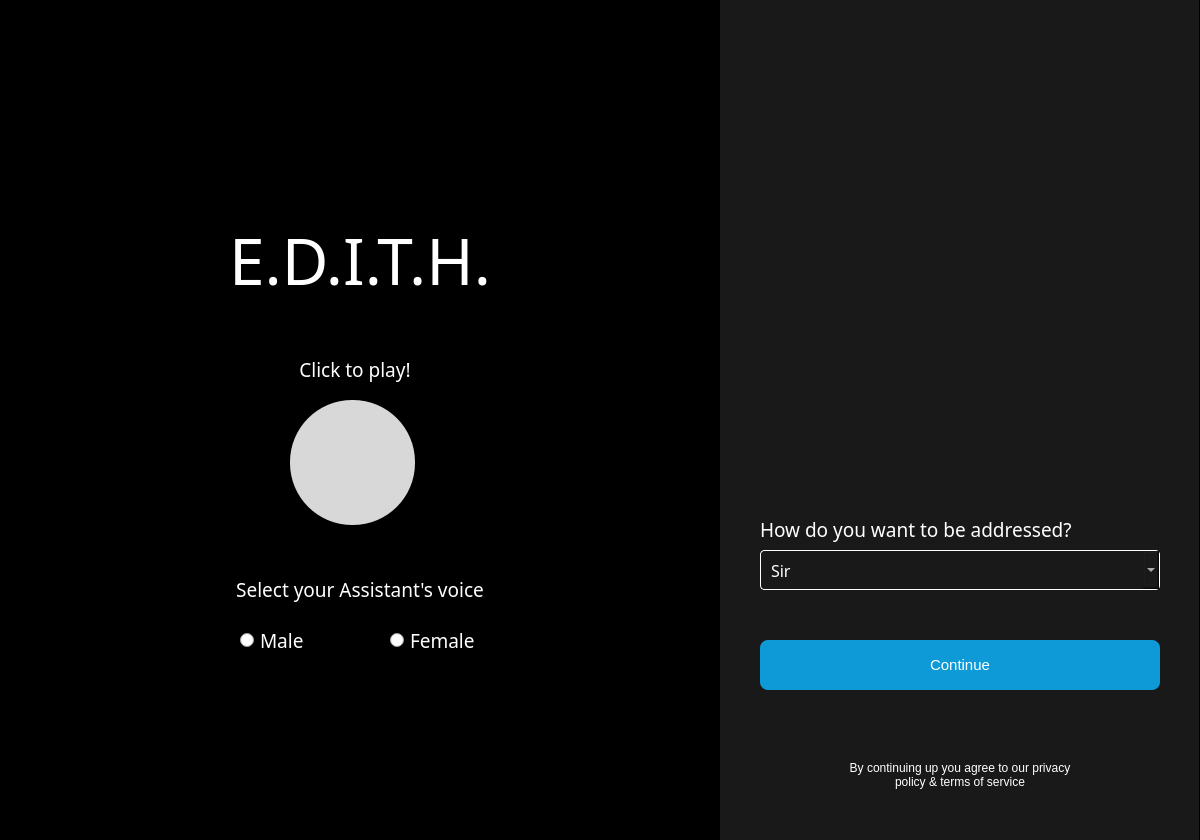
<?xml version="1.0" encoding="UTF-8"?>
<ui version="4.0">
 <class>Login</class>
 <widget class="QDialog" name="Login">
  <property name="enabled">
   <bool>true</bool>
  </property>
  <property name="geometry">
   <rect>
    <x>0</x>
    <y>0</y>
    <width>1200</width>
    <height>840</height>
   </rect>
  </property>
  <property name="windowTitle">
   <string>Welcome to E.D.I.T.H.</string>
  </property>
  <property name="styleSheet">
   <string notr="true">background-color: rgb(0, 0, 0);</string>
  </property>
  <widget class="QPushButton" name="continueButton">
   <property name="geometry">
    <rect>
     <x>760</x>
     <y>640</y>
     <width>400</width>
     <height>50</height>
    </rect>
   </property>
   <property name="font">
    <font>
     <family>MS Sans Serif</family>
     <pointsize>11</pointsize>
     <weight>50</weight>
     <bold>false</bold>
    </font>
   </property>
   <property name="cursor">
    <cursorShape>PointingHandCursor</cursorShape>
   </property>
   <property name="styleSheet">
    <string notr="true">background: #0d9ad6; color: white; border-radius: 8;</string>
   </property>
   <property name="text">
    <string>Continue</string>
   </property>
  </widget>
  <widget class="QLabel" name="termsLabel">
   <property name="geometry">
    <rect>
     <x>840</x>
     <y>750</y>
     <width>240</width>
     <height>50</height>
    </rect>
   </property>
   <property name="font">
    <font>
     <family>MS Sans Serif</family>
     <pointsize>9</pointsize>
    </font>
   </property>
   <property name="mouseTracking">
    <bool>true</bool>
   </property>
   <property name="focusPolicy">
    <enum>Qt::TabFocus</enum>
   </property>
   <property name="contextMenuPolicy">
    <enum>Qt::DefaultContextMenu</enum>
   </property>
   <property name="acceptDrops">
    <bool>false</bool>
   </property>
   <property name="layoutDirection">
    <enum>Qt::LeftToRight</enum>
   </property>
   <property name="autoFillBackground">
    <bool>false</bool>
   </property>
   <property name="styleSheet">
    <string notr="true">color: white; background: none;</string>
   </property>
   <property name="frameShape">
    <enum>QFrame::NoFrame</enum>
   </property>
   <property name="frameShadow">
    <enum>QFrame::Plain</enum>
   </property>
   <property name="text">
    <string>By continuing up you agree to our privacy policy &amp; terms of service</string>
   </property>
   <property name="textFormat">
    <enum>Qt::RichText</enum>
   </property>
   <property name="alignment">
    <set>Qt::AlignCenter</set>
   </property>
   <property name="wordWrap">
    <bool>true</bool>
   </property>
  </widget>
  <widget class="QLabel" name="edithLabel">
   <property name="geometry">
    <rect>
     <x>160</x>
     <y>210</y>
     <width>400</width>
     <height>100</height>
    </rect>
   </property>
   <property name="font">
    <font>
     <family>Bradley Hand ITC</family>
     <pointsize>48</pointsize>
    </font>
   </property>
   <property name="styleSheet">
    <string notr="true">color: white; background: none;</string>
   </property>
   <property name="frameShape">
    <enum>QFrame::NoFrame</enum>
   </property>
   <property name="frameShadow">
    <enum>QFrame::Plain</enum>
   </property>
   <property name="text">
    <string>E.D.I.T.H.</string>
   </property>
   <property name="alignment">
    <set>Qt::AlignCenter</set>
   </property>
   <property name="wordWrap">
    <bool>false</bool>
   </property>
  </widget>
  <widget class="QLabel" name="rightBackground">
   <property name="geometry">
    <rect>
     <x>719</x>
     <y>0</y>
     <width>480</width>
     <height>840</height>
    </rect>
   </property>
   <property name="styleSheet">
    <string notr="true">background-color: rgb(25, 25, 25);</string>
   </property>
   <property name="text">
    <string/>
   </property>
   <property name="textFormat">
    <enum>Qt::RichText</enum>
   </property>
   <property name="scaledContents">
    <bool>true</bool>
   </property>
  </widget>
  <widget class="QLabel" name="leftBackground">
   <property name="geometry">
    <rect>
     <x>0</x>
     <y>0</y>
     <width>720</width>
     <height>840</height>
    </rect>
   </property>
   <property name="text">
    <string/>
   </property>
   <property name="textFormat">
    <enum>Qt::RichText</enum>
   </property>
   <property name="pixmap">
    <pixmap resource="image.qrc">:/images/signup-background.png</pixmap>
   </property>
   <property name="scaledContents">
    <bool>false</bool>
   </property>
   <property name="alignment">
    <set>Qt::AlignLeading|Qt::AlignLeft|Qt::AlignVCenter</set>
   </property>
  </widget>
  <widget class="QLabel" name="errorLabel">
   <property name="geometry">
    <rect>
     <x>760</x>
     <y>550</y>
     <width>400</width>
     <height>30</height>
    </rect>
   </property>
   <property name="font">
    <font>
     <family>Calibri Light</family>
     <pointsize>11</pointsize>
     <weight>50</weight>
     <bold>false</bold>
    </font>
   </property>
   <property name="styleSheet">
    <string notr="true">color: red; background: none;</string>
   </property>
   <property name="frameShape">
    <enum>QFrame::NoFrame</enum>
   </property>
   <property name="frameShadow">
    <enum>QFrame::Plain</enum>
   </property>
   <property name="text">
    <string/>
   </property>
   <property name="wordWrap">
    <bool>false</bool>
   </property>
  </widget>
  <widget class="QRadioButton" name="radioButtonM">
   <property name="geometry">
    <rect>
     <x>240</x>
     <y>620</y>
     <width>100</width>
     <height>40</height>
    </rect>
   </property>
   <property name="font">
    <font>
     <family>Calibri Light</family>
     <pointsize>14</pointsize>
    </font>
   </property>
   <property name="cursor">
    <cursorShape>PointingHandCursor</cursorShape>
   </property>
   <property name="styleSheet">
    <string notr="true">background-color: none;
color: rgb(255, 255, 255);</string>
   </property>
   <property name="text">
    <string>Male</string>
   </property>
  </widget>
  <widget class="QRadioButton" name="radioButtonF">
   <property name="geometry">
    <rect>
     <x>390</x>
     <y>620</y>
     <width>100</width>
     <height>40</height>
    </rect>
   </property>
   <property name="font">
    <font>
     <family>Calibri Light</family>
     <pointsize>14</pointsize>
    </font>
   </property>
   <property name="cursor">
    <cursorShape>PointingHandCursor</cursorShape>
   </property>
   <property name="layoutDirection">
    <enum>Qt::LeftToRight</enum>
   </property>
   <property name="styleSheet">
    <string notr="true">background-color: none;
color: rgb(255, 255, 255);</string>
   </property>
   <property name="text">
    <string>Female</string>
   </property>
  </widget>
  <widget class="QPushButton" name="playButton">
   <property name="geometry">
    <rect>
     <x>290</x>
     <y>400</y>
     <width>125</width>
     <height>125</height>
    </rect>
   </property>
   <property name="font">
    <font>
     <family>MS Sans Serif</family>
     <pointsize>11</pointsize>
     <weight>50</weight>
     <bold>false</bold>
    </font>
   </property>
   <property name="cursor">
    <cursorShape>PointingHandCursor</cursorShape>
   </property>
   <property name="styleSheet">
    <string notr="true">border:none;
border-radius: 62px;
background-color: rgba(255, 255, 255, 0.85);
border-image: url(:/images/speaker-icon.png) 0 0 0 0 stretch stretch;
padding:20px;

</string>
   </property>
   <property name="text">
    <string/>
   </property>
   <property name="autoDefault">
    <bool>true</bool>
   </property>
   <property name="default">
    <bool>false</bool>
   </property>
  </widget>
  <widget class="QLabel" name="selectLabel">
   <property name="geometry">
    <rect>
     <x>190</x>
     <y>570</y>
     <width>340</width>
     <height>40</height>
    </rect>
   </property>
   <property name="font">
    <font>
     <family>Calibri Light</family>
     <pointsize>14</pointsize>
    </font>
   </property>
   <property name="mouseTracking">
    <bool>true</bool>
   </property>
   <property name="focusPolicy">
    <enum>Qt::TabFocus</enum>
   </property>
   <property name="contextMenuPolicy">
    <enum>Qt::DefaultContextMenu</enum>
   </property>
   <property name="acceptDrops">
    <bool>false</bool>
   </property>
   <property name="layoutDirection">
    <enum>Qt::LeftToRight</enum>
   </property>
   <property name="autoFillBackground">
    <bool>false</bool>
   </property>
   <property name="styleSheet">
    <string notr="true">color: white; background: none;</string>
   </property>
   <property name="frameShape">
    <enum>QFrame::NoFrame</enum>
   </property>
   <property name="frameShadow">
    <enum>QFrame::Plain</enum>
   </property>
   <property name="text">
    <string>Select your Assistant's voice</string>
   </property>
   <property name="textFormat">
    <enum>Qt::RichText</enum>
   </property>
   <property name="alignment">
    <set>Qt::AlignCenter</set>
   </property>
   <property name="wordWrap">
    <bool>true</bool>
   </property>
  </widget>
  <widget class="QComboBox" name="comboBox">
   <property name="geometry">
    <rect>
     <x>760</x>
     <y>550</y>
     <width>400</width>
     <height>40</height>
    </rect>
   </property>
   <property name="font">
    <font>
     <family>Calibri Light</family>
     <pointsize>12</pointsize>
    </font>
   </property>
   <property name="cursor">
    <cursorShape>PointingHandCursor</cursorShape>
   </property>
   <property name="styleSheet">
    <string notr="true">QComboBox{
background-color: rgb(25, 25, 25);
color: white; 
border: 1px solid #ffffff;
border-radius: 4;
padding-left: 10px;
}

QComboBox:hover{
border: 2px solid #0d9ad6;
}

QComboBox QAbstractItemView {
background-color: rgb(25, 25, 25);
border: 2px solid #0d9ad6;
outline: none;
color: white;
selection-background-color: #0d9ad6;
}</string>
   </property>
   <item>
    <property name="text">
     <string>Sir</string>
    </property>
   </item>
   <item>
    <property name="text">
     <string>Ma'am</string>
    </property>
   </item>
   <item>
    <property name="text">
     <string>Boss</string>
    </property>
   </item>
  </widget>
  <widget class="QLabel" name="addressLabel">
   <property name="geometry">
    <rect>
     <x>760</x>
     <y>510</y>
     <width>400</width>
     <height>40</height>
    </rect>
   </property>
   <property name="font">
    <font>
     <family>Calibri Light</family>
     <pointsize>14</pointsize>
    </font>
   </property>
   <property name="mouseTracking">
    <bool>true</bool>
   </property>
   <property name="focusPolicy">
    <enum>Qt::TabFocus</enum>
   </property>
   <property name="contextMenuPolicy">
    <enum>Qt::DefaultContextMenu</enum>
   </property>
   <property name="acceptDrops">
    <bool>false</bool>
   </property>
   <property name="layoutDirection">
    <enum>Qt::LeftToRight</enum>
   </property>
   <property name="autoFillBackground">
    <bool>false</bool>
   </property>
   <property name="styleSheet">
    <string notr="true">color: white; background: none;</string>
   </property>
   <property name="frameShape">
    <enum>QFrame::NoFrame</enum>
   </property>
   <property name="frameShadow">
    <enum>QFrame::Plain</enum>
   </property>
   <property name="text">
    <string>How do you want to be addressed?</string>
   </property>
   <property name="textFormat">
    <enum>Qt::RichText</enum>
   </property>
   <property name="alignment">
    <set>Qt::AlignLeading|Qt::AlignLeft|Qt::AlignVCenter</set>
   </property>
   <property name="wordWrap">
    <bool>true</bool>
   </property>
  </widget>
  <widget class="QLabel" name="selectLabel_2">
   <property name="geometry">
    <rect>
     <x>230</x>
     <y>350</y>
     <width>250</width>
     <height>40</height>
    </rect>
   </property>
   <property name="font">
    <font>
     <family>Calibri Light</family>
     <pointsize>14</pointsize>
    </font>
   </property>
   <property name="mouseTracking">
    <bool>true</bool>
   </property>
   <property name="focusPolicy">
    <enum>Qt::TabFocus</enum>
   </property>
   <property name="contextMenuPolicy">
    <enum>Qt::DefaultContextMenu</enum>
   </property>
   <property name="acceptDrops">
    <bool>false</bool>
   </property>
   <property name="layoutDirection">
    <enum>Qt::LeftToRight</enum>
   </property>
   <property name="autoFillBackground">
    <bool>false</bool>
   </property>
   <property name="styleSheet">
    <string notr="true">color: white; background: none;</string>
   </property>
   <property name="frameShape">
    <enum>QFrame::NoFrame</enum>
   </property>
   <property name="frameShadow">
    <enum>QFrame::Plain</enum>
   </property>
   <property name="text">
    <string>Click to play!</string>
   </property>
   <property name="textFormat">
    <enum>Qt::RichText</enum>
   </property>
   <property name="alignment">
    <set>Qt::AlignCenter</set>
   </property>
   <property name="wordWrap">
    <bool>true</bool>
   </property>
  </widget>
  <zorder>rightBackground</zorder>
  <zorder>continueButton</zorder>
  <zorder>termsLabel</zorder>
  <zorder>leftBackground</zorder>
  <zorder>edithLabel</zorder>
  <zorder>errorLabel</zorder>
  <zorder>radioButtonM</zorder>
  <zorder>radioButtonF</zorder>
  <zorder>playButton</zorder>
  <zorder>selectLabel</zorder>
  <zorder>comboBox</zorder>
  <zorder>addressLabel</zorder>
  <zorder>selectLabel_2</zorder>
 </widget>
 <resources>
  <include location="image.qrc"/>
 </resources>
 <connections/>
</ui>
